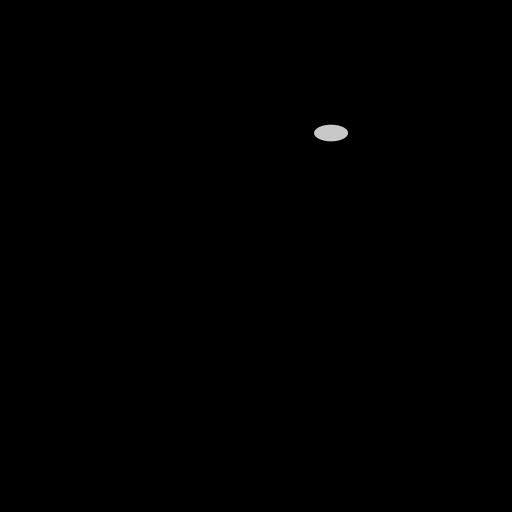
Frame 1 (no input)
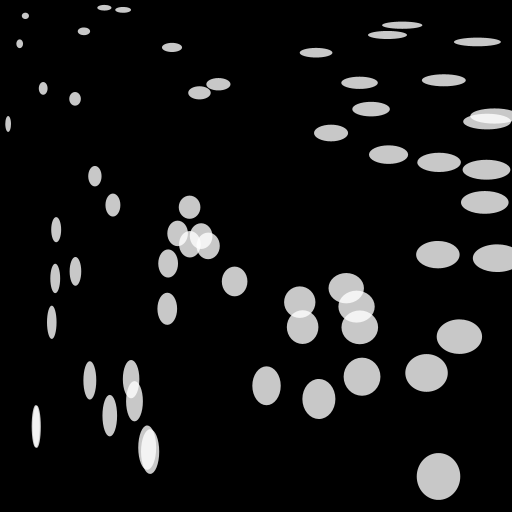
Frame 60 (the mouse pressed at the canvas centre just before this capture)
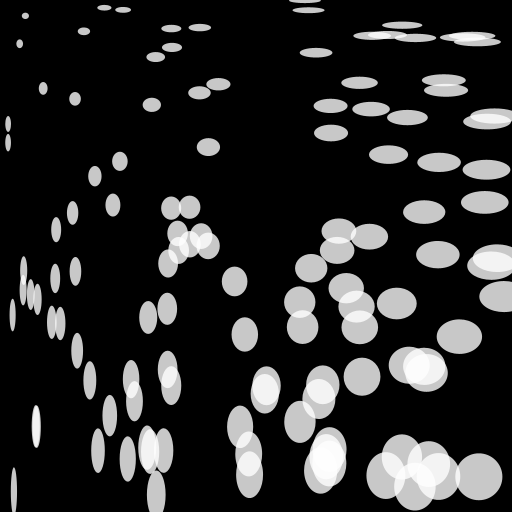
Frame 120 (the mouse held since frame 60 and released just before this capture)

The Processing sketch that drew these frames (run headless with seeded random() and noise(); from frame 60 on, the mouse is pressed at the canvas centre):

// Processing sketch: example_170913h_advanced_map
// ── example_170913h_advanced_map.pde
void setup() {
  size(512, 512);
  background(0);
}

void draw() {
  fill(255, 200);
  noStroke();
  
  // Pick a random x coordinate, in the range from 0 to width
  float x = random(width);
  
  // Pick a random y coordinate, in the range from 0 to height
  float y = random(height);
  
  // The sizeX should be small (5) when the x coordinate is small
  // And bigger if the x coordinate is greater
  float sizeX = map(x, 0, width, 5, 50);
  
  // The sizeX should be small (5) when the x coordinate is small
  // And greater if the x coordinate is greater
  float sizeY = map(y, 0, height, 5, 50);
  
  // Draw an ellipse
  ellipse(x, y, sizeX, sizeY);
}
